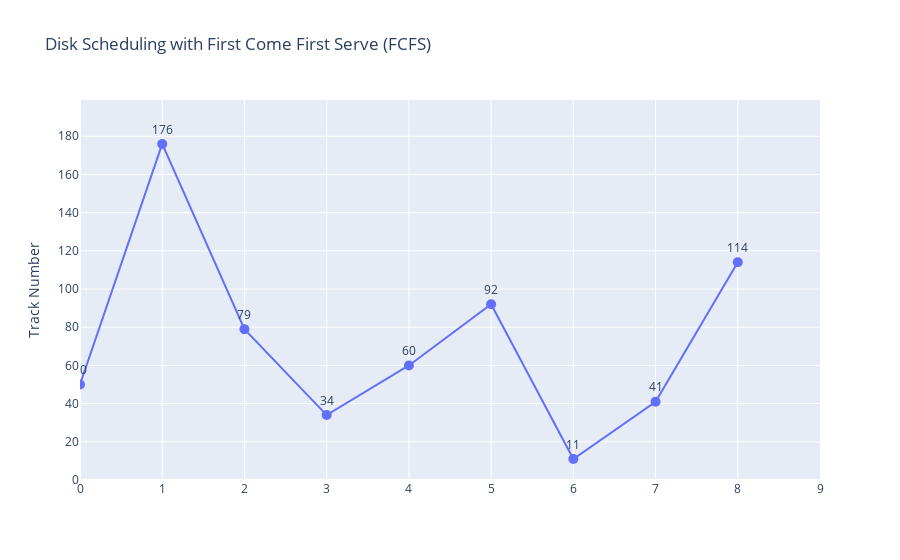

Here is the notebook cell this chart was saved with:
### Markdown cell above
### FCFS

### Code cell
def fcfs(seq):
    seq.insert(0, init_head)
    display_chart(seq, 'First Come First Serve (FCFS)')

fcfs(seq)

### Figure 1 — Plotly figure (JSON) as saved in the notebook; plotly's stock layout.template omitted (floating-point values rounded to 4 significant figures)
{"data": [{"marker": {"size": 10}, "mode": "lines+markers+text", "name": "Scatter Plot", "text": ["50", "176", "79", "34", "60", "92", "11", "41", "114"], "textposition": "top center", "type": "scatter", "x": [0, 1, 2, 3, 4, 5, 6, 7, 8, 9], "y": [50, 176, 79, 34, 60, 92, 11, 41, 114]}], "layout": {"autosize": true, "title": {"text": "Disk Scheduling with First Come First Serve (FCFS)"}, "xaxis": {"range": [0, 9], "title": {"text": " "}, "type": "linear"}, "yaxis": {"range": [0, 199], "title": {"text": "Track Number"}, "type": "linear"}}}
